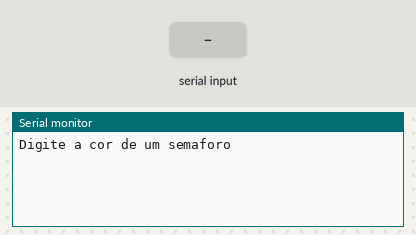
A sketch run on a simulated Arduino Uno, built with avr-gcc and run on an emulated ATmega328P. Shown: the last lines printed to the serial monitor. Inputs (shaded band) come from the test bench.

Above: at 1.2 s.
1.3 s: "Verde" received over Serial
At 3.1 s:
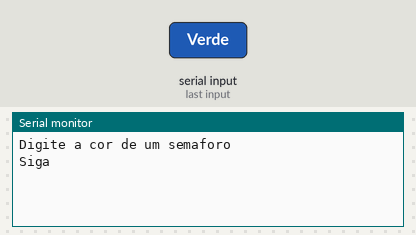
3.8 s: "Vermelho" received over Serial
At 5.6 s:
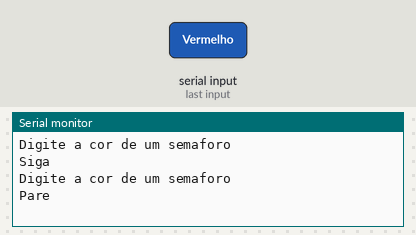

Measured:
- after the input at 1.3 s, the serial monitor: prints a new line after 1.0 s (image 1)
- after the input at 3.8 s, the serial monitor: prints a new line after 1.0 s (image 2)

The sketch:

ex02_if_siples1.ino
```cpp
//Peça ao usuario para digitar a cor de um semaforo
//(vermelho ou verde). Se digitar "verde", mostre "siga".
//Caso contrario, mostre "pare"


String Cor = "";


void setup()
{
  Serial.begin(9600);
}


void loop()
{
  Serial.println("Digite a cor de um semaforo");
  while ( !Serial.available() );
  Cor = Serial.readString();


  if (Cor == "Verde"){
    Serial.println("Siga");
  }

  if (Cor == "Vermelho") {
    Serial.println("Pare");
  }

     Serial.println ();

  delay(1000);
}
```
